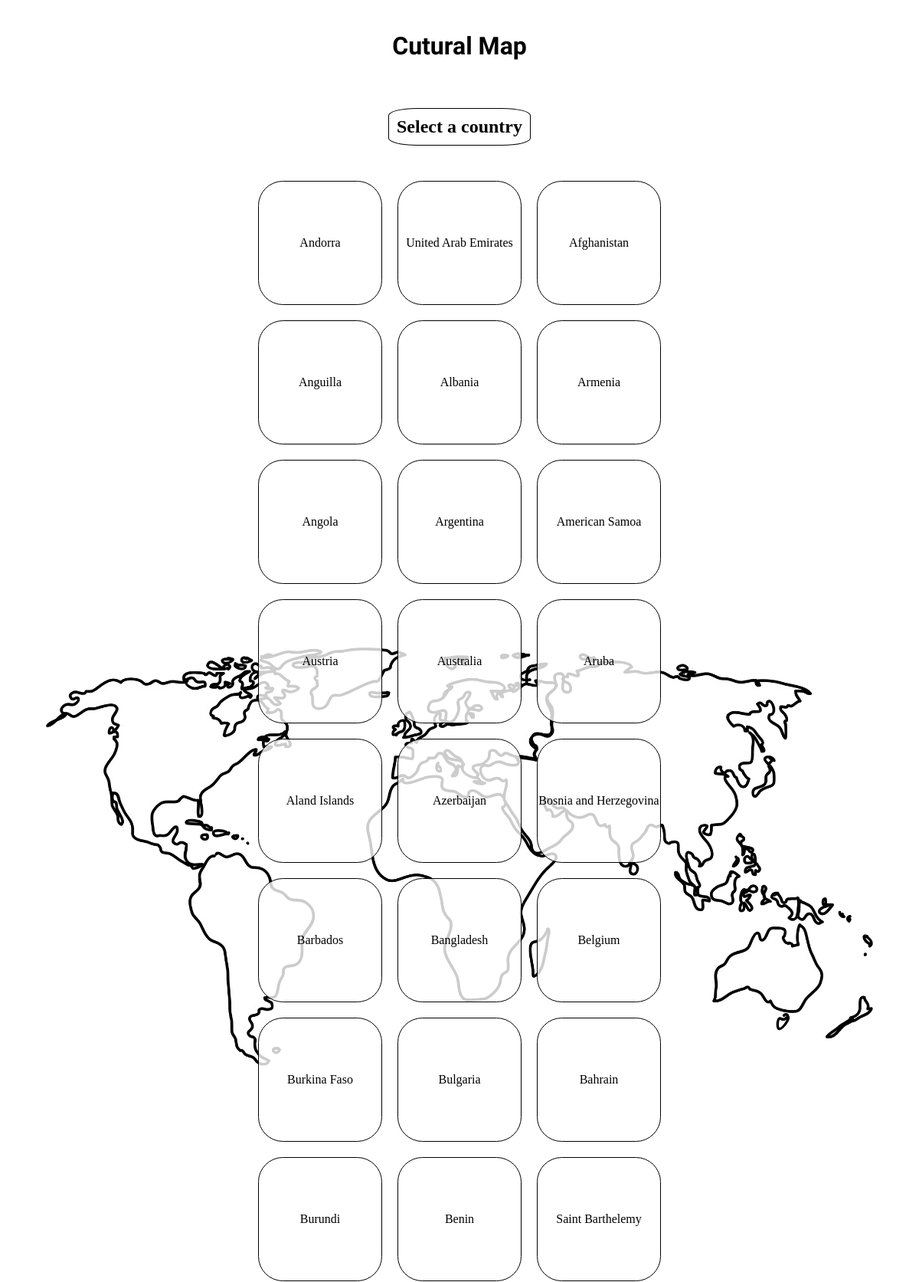
The page / (upper part) on the database its author committed.
### tables this page shows
CREATE TABLE `countries` (
  `country_id` int(11) AUTO_INCREMENT PRIMARY KEY NOT NULL ,
  `name` varchar(52) NOT NULL,
  `capital` varchar(30) DEFAULT NULL,
  `hab_name` varchar(41) DEFAULT NULL,
  `area` varchar(10) DEFAULT NULL,
  `nb_hab` varchar(10) DEFAULT NULL,
  `currency` varchar(39) DEFAULT NULL,
  `language` varchar(26) DEFAULT NULL
);

### index.php (the view, shortened to what this page needs)
<?php
    include_once 'includes/dbh.inc.php';
?>
<!DOCTYPE html>
<html lang="en">
<head>
    <link rel="stylesheet" href="styles/styles.css">
</head>
<body>
    <div id="wrapper">
        <h1>Cutural Map</h1>
        <h2>Select a country</h2>
        <?php
            $sql = "SELECT name FROM countries;";
            $result = mysqli_query($conn, $sql);
            $resultCheck = mysqli_num_rows($result);
            if ($resultCheck > 0) {
                echo "<ul id=\"chooseCountry\">";
                while ($row = mysqli_fetch_assoc($result)) {
                    echo "<a href=\"country.php?name=" . $row['name'] . "\"><li id=\"country\"> ". $row['name'] .  "</li></a>";
                }
                echo "</ul>";
            }
        ?>
    </div>
</body>
</html>

### styles/styles.css (style rules this page uses)
body { margin: 0px; padding: 0px; background-attachment: fixed; background-image: url(../img/maps/mapWorld3.png); background-size: 90%; background-repeat: no-repeat; background-position-x: center; background-position-y: 10%; }
h1 { padding: 20px; text-align: center; font-family: 'Mansalva', cursive; background-color: white; }
h2 { text-align: center; background-color: white; border: 1px black solid; border-radius: 20%; padding: 10px; }
a { text-decoration: none; color: black; margin: 10px; }
#wrapper { display: flex; flex-direction: column ; justify-content: center; align-items: center; }
#chooseCountry { text-align: center; display: flex; flex-direction: row; flex-wrap: wrap; width: 60%; justify-content: center; padding: 0; }
#country { width: 20vh; height: 20vh; border: 1px solid black; border-radius: 20% ; background-color: rgba(255, 255, 255,0.8); display: table-cell; vertical-align: middle; }
ul { list-style: none; }

### rows shown on the page
countries: name "Andorra"
countries: name "United Arab Emirates"
countries: name "Afghanistan"
countries: name "Anguilla"
countries: name "Albania"
countries: name "Armenia"
countries: name "Angola"
countries: name "Argentina"
countries: name "American Samoa"
countries: name "Austria"
countries: name "Australia"
countries: name "Aruba"
countries: name "Aland Islands"
countries: name "Azerbaijan"
countries: name "Bosnia and Herzegovina"
countries: name "Barbados"
countries: name "Bangladesh"
countries: name "Belgium"
countries: name "Burkina Faso"
countries: name "Bulgaria"
countries: name "Bahrain"
countries: name "Burundi"
countries: name "Benin"
countries: name "Saint Barthelemy"
